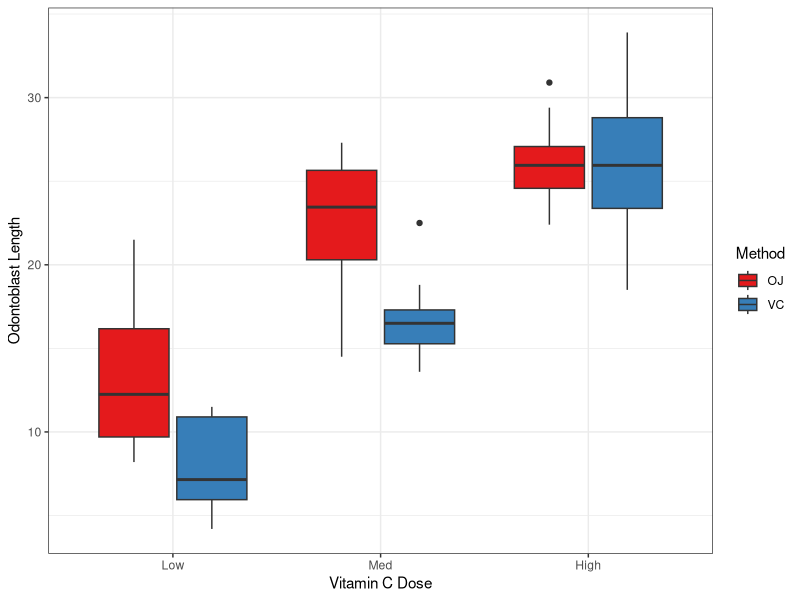

Recreate this plot in R.
## ---- chunk 1
library(tidyverse)
if (interactive()) setwd(here::here("docs"))
## ---- chunk 2
x <- 1:5
typeof(x)
## ---- chunk 3
x <- c(1, 2, 3, 4, 5)
typeof(x)
## ---- chunk 4
x <- c(1L, 2L, 3L, 4L, 5L)
typeof(x)
## ---- chunk 5
pets <- c("My dog", "Your cat", "No-one's rat")
pets
length(pets)
## ---- chunk 6
pets[3]
## ---- chunk 7
str_length(pets)
## ---- chunk 8
str_trunc(pets, width = 6)
## ---- chunk 9
str_to_upper(pets)
str_to_lower(pets)
str_to_title(pets)
## ---- chunk 10
str_sort(pets)
## ---- chunk 11
str_detect(pets, "y")
## ---- chunk 12
str_detect(pets, "dog")
## ---- chunk 13
str_extract(pets, "dog")
## ---- chunk 14
str_extract(pets, "dog|cat")
## ---- chunk 15
str_extract(pets, "[A-Z]")
## ---- chunk 16
str_extract(pets, "[a-z]")
## ---- chunk 17
str_extract(pets, "[a-z]+")
## ---- chunk 18
str_extract(pets, "[:alpha:]+")
## ---- chunk 19
str_remove(pets, "o")
## ---- chunk 20
str_remove_all(pets, "o")
str_remove_all(pets, "[A-Z]")
## ---- chunk 21
str_remove_all(pets, " ")
str_remove_all(pets, " .")
## ---- chunk 22
str_remove_all(pets, " .+")
## ---- chunk 23
str_replace_all(pets, "a", "o")
str_replace_all(pets, "[a-z]", "a")
## ---- chunk 24
str_replace_all(pets, "(.+)", "\\1!!!")
## ---- chunk 25
str_replace_all(pets, "([A-Z]).+ (.+)", "\\2 \\1")
## ---- chunk 26
paste(pets, "is great")
## ---- chunk 27
paste(pets, "Hmm...", sep = "? ")
## ---- chunk 28
paste0(pets, "!")
## ---- chunk 29
rats <- read_csv("data/rats.csv")
dose <- rats$dose
dose
## ---- chunk 30
dose_fct <- as.factor(dose)
dose_fct
## ---- chunk 31
dose_fct <- factor(dose, levels = c("Low", "Med", "High"))
dose_fct
## ---- chunk 32
fct(dose)
fct_inorder(dose)
## ---- chunk 33
fct_relabel(dose, .fun = str_to_lower)
## ---- chunk 34
#| fig-width: 5
#| fig-height: 4.5
#| fig-align: 'left'
#| output-location: column
rats$dose <- factor(
  rats$dose, levels = c("Low", "Med", "High")
)
ggplot(
  rats, aes(x = dose, y = len, fill = supp)
) +
  geom_boxplot() +
  scale_fill_brewer(palette = "Set1") +
  labs(
    x = "Vitamin C Dose", 
    y = "Odontoblast Length", 
    fill = "Method"
  ) +
  theme_bw() 
